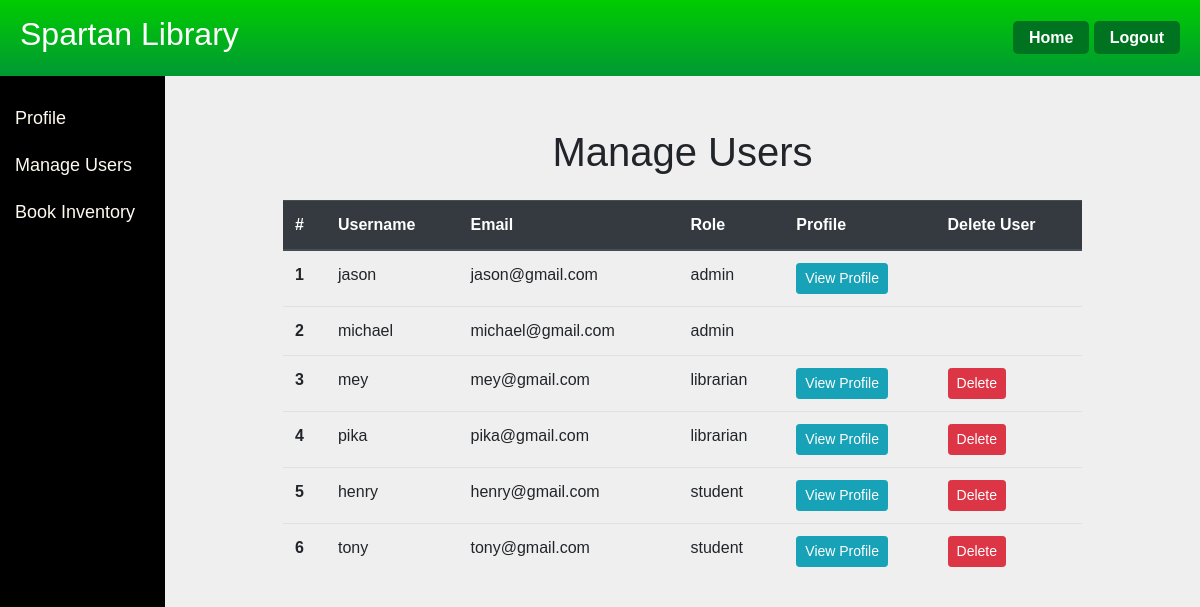
The app's page /manage_users (signed in) with its own data.
### app/models.py (models this page shows, shortened)
class User(db.Model, UserMixin):
    id = db.Column(db.Integer, primary_key = True)
    first = db.Column(db.String)
    last = db.Column(db.String)
    email = db.Column(db.String(32), unique=True)
    username = db.Column(db.String, unique=True)
    password = db.Column(db.String(200))
    role = db.Column(db.String(10))
    bio = db.Column(db.String)
    dob = db.Column(db.String)
    location = db.Column(db.String)
    books_checked_out = db.relationship('Book', secondary=user_books, backref=db.backref('checked_out_by', lazy='dynamic'))

### app/routes.py (the view)
@main.route('/manage_users')
@login_required
def manage_users():
    role = current_user.role if current_user.is_authenticated else 'guest'
    if current_user.is_authenticated and role not in ['admin', 'librarian']:
        return redirect(url_for('main.home'))
    users = User.query.filter(User.role != 'guest').all()
    role_priority = {'admin': 0, 'librarian': 1, 'student': 2}
    sorted_users = sorted(users, key=lambda u: (role_priority.get(u.role, 3), u.username))
    return render_template('manage_users.html', users=sorted_users, role=current_user.role)

### app/models.py (called while the page is built)
@login.user_loader
def load_user(id):
    return User.query.get(int(id))

### app/templates/manage_users.html (shortened to what this page needs)
{% extends "home.html" %}
{% block mycontent %}
<div class="container mt-5">
    <div class="row justify-content-center">
        <div class="col-md-10">
            <h1 class="mb-4 text-center">Manage Users</h1>
            <table class="table">
                <thead class="thead-dark">
                    <tr>
                        <th scope="col">#</th>
                        <th scope="col">Username</th>
                        <th scope="col">Email</th>
                        <th scope="col">Role</th>
                        <th scope="col">Profile</th>
                        <th scope="col">Delete User</th>
                    </tr>
                </thead>
                <tbody>
                    {% for user in users %}
                    <tr>
                        <th scope="row">{{ loop.index }}</th>
                        <td>{{ user.username }}</td>
                        <td>{{ user.email }}</td>
                        <td>{{ user.role }}</td>
                        <td>
                            {% if user.id != current_user.id %}
                                <a href="{{ url_for('main.user_profile', user_id=user.id) }}" class="btn btn-info btn-sm">View Profile</a>
                            {% endif %}
                        </td>
                        <td>
                            {% if user.id != current_user.id and ((current_user.role == 'admin' and user.role != 'admin') or (current_user.role == 'librarian' and user.role == 'student')) %}
                                <form action="{{ url_for('main.delete_user', user_id=user.id) }}" method="post" style="display: inline-block;"
                                    onsubmit="return confirm('Are you sure you want to delete this user?');">
                                    <button type="submit" class="btn btn-danger btn-sm">Delete</button>
                                </form>
                            {% endif %}
                        </td>
                    </tr>
                    {% else %}
                    <tr>
                        <td colspan="6" class="text-center">No users found.</td>
                    </tr>
                    {% endfor %}
                </tbody>
            </table>
        </div>
    </div>
</div>
{% endblock %}

### app/templates/home.html (style rules this page uses)
body, html { margin: 0; padding: 0; font-family: 'Cambria', sans-serif; background-color: #efefef; height: 100%; overflow: auto; }

### records on screen
User: username "jason", email "jason@gmail.com", role "admin"
User: username "michael", email "michael@gmail.com", role "admin"
User: username "mey", email "mey@gmail.com", role "librarian"
User: username "pika", email "pika@gmail.com", role "librarian"
User: username "henry", email "henry@gmail.com", role "student"
User: username "tony", email "tony@gmail.com", role "student"
